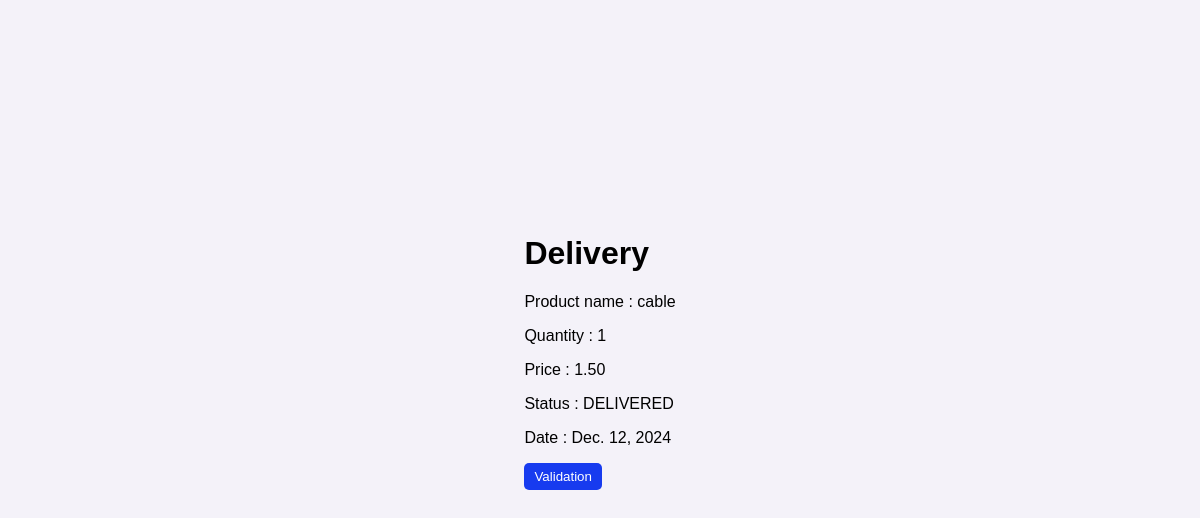
/supplier_delivery/25 (signed in), run on the app's committed database.
### gestion/models.py (models this page shows, shortened)
class Order(models.Model):
    buyer = models.ForeignKey(User, on_delete= models.CASCADE, related_name='buyer_orders')
    product = models.ForeignKey(Product, on_delete= models.CASCADE)
    quantity = models.IntegerField()
    status = models.CharField(max_length= 20, choices= [('PENDING','pending'),('PAID','paid'),('DELIVERED','delivered'),('CANCELLED','cancelled')], default ='PENDING')
    is_processed = models.BooleanField(default = False)
    order_date = models.DateField(auto_now_add=True)
    payment_date = models.DateTimeField(auto_now_add=True)
    delivery_date = models.DateTimeField(auto_now_add=True)

class Product(models.Model):
    name = models.CharField(max_length=100)
    description = models.TextField(max_length= 200)
    price = models.DecimalField(max_digits= 10, decimal_places= 2)
    quantity = models.IntegerField()
    supplier = models.ForeignKey(User, on_delete = models.CASCADE)

### gestion/views.py (the view, shortened to what this page needs)
# urls.py: path("supplier_delivery/<int:order_id>", views.supplier_delivery, name = "supplier_delivery"),
@login_required
@role_required('Supplier')
def supplier_delivery(request, order_id):
    order = get_object_or_404(Order, id = order_id)
    amount = order.quantity * order.product.price
    return render(request, 'supplier_delivery.html',{'order': order, 'amount': amount})

### gestion/views.py (called while the page is built)
def role_required(role):
    def decorator(view_func):
        @wraps(view_func)
        def _wrapped_view(request, *args, **kwargs):
                if request.user.is_authenticated and request.user.role == role:
                    return view_func(request, *args, **kwargs)
                else:
                    return HttpResponseForbidden("NO PERMISSION")
        return _wrapped_view
    return decorator

### gestion/templates/supplier_delivery.html
{% load static %}
<link rel="stylesheet" href="{% static 'css/style.css' %}">
<form method ="post" action="">
    <h1>Delivery</h1>
    <div>
        <p>Product name : {{order.product.name}}</p>
        <p>Quantity : {{order.quantity}}</p>
        <p>Price : {{order.product.price}}</p>
        <p>Status : {{order.status}}</p>
        <p>Date : {{order.order_date}}</p>
    </div>
    <form method="get" action="{% url 'supplier_orders' %}">{% csrf_token %}
        <button type="submit" class="btn btn-primary"> Validation </button>
    </form>
</form>

### gestion/static/css/style.css (style rules this page uses)
h1 { font-family: Arial, Helvetica, sans-serif; font-size: 2rem; }
p { text-align: left ; font-family: Arial, Helvetica, sans-serif; font-size: 1em; }
.btn { display: block; outline: none; border: none; padding: 6px 10px; border-radius: 5px; background-color: white; cursor: pointer; width: fit-content; }
.btn-primary { background-color:rgb(23, 59, 239); color: white; }

### data on the page
Order: product.name "cable", quantity "1", product.price "1.50", status "DELIVERED", order_date "Dec. 12, 2024"
